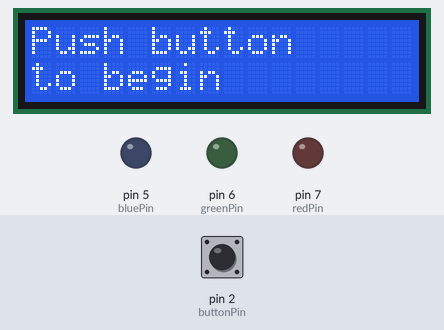
Recording of a sketch running on a simulated Arduino Uno, built with avr-gcc and run on an emulated ATmega328P. On the bench: 16×2 character LCD, output pins drawn as LEDs (lit = HIGH). The inputs (shaded band) are chosen by the test bench; at power-on: pin 2 (buttonPin) LOW. Random numbers use the default seed unless the sketch sets one.

Above: at 1.2 s.
1.3 s: pin 2 (buttonPin) pulled HIGH for 0.15 s
At 1.8 s:
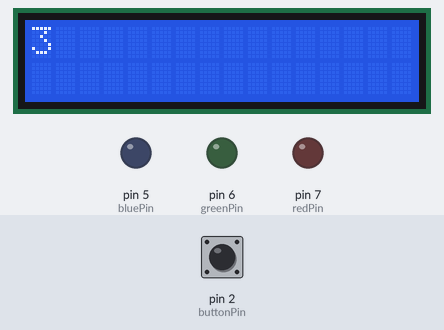
4.4 s: pin 2 (buttonPin) pulled HIGH for 1 s
At 5.9 s:
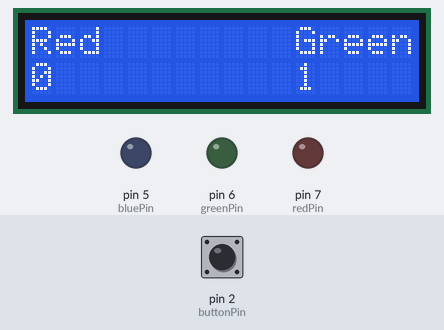
8.4 s: pin 2 (buttonPin) pulled HIGH for 3.2 s
At 11.8 s:
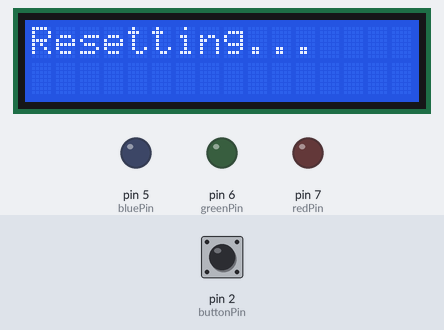
14.6 s: pin 2 (buttonPin) pulled HIGH for 0.15 s
At 16.2 s:
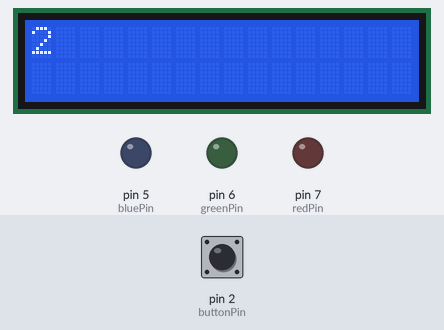
17.7 s: pin 2 (buttonPin) pulled HIGH for 1 s
At 21.2 s:
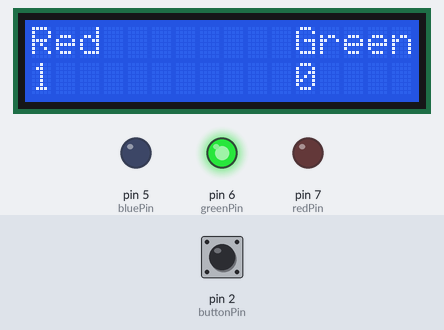
Timing chart, 0 to 22.6 s (numbered marks = the images above; inputs shaded):
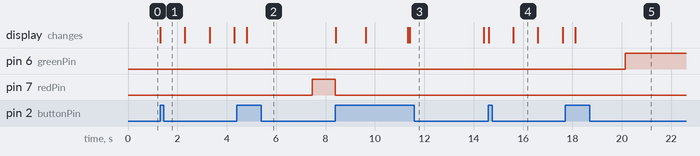

The sketch:

game.ino
```cpp
#include <LiquidCrystal.h>
LiquidCrystal lcd(13, 12, 11, 10, 9, 8);

// pins
const int resetPin = 3;
const int buttonPin = 2;
const int redPin = 7;
const int greenPin = 6;
const int bluePin = 5;

const int maxDifficulty = 5;
const int winningScore = 20;
const int resetTime = 3000;

int scores[2] = {0, 0};
int pointGiven = 0;
int hasStarted = 0;
int buttonState = 0;
int interval = 0;
int color = 1;

long startTime = 0;
long currentTime = 0;
long lastTime = 0;
long buttonDownTime = 0;

float difficulty = 1.0;

// Color arrays
int black[3]  = { 0, 0, 0 };
int white[3]  = { 100, 100, 100 };
int red[3]    = { 100, 0, 0 };
int green[3]  = { 0, 100, 0 };
int blue[3]   = { 0, 0, 100 };
int yellow[3] = { 40, 95, 0 };
int dimWhite[3] = { 30, 30, 30 };
// etc.

// Set initial color
int redVal = black[0];
int grnVal = black[1];
int bluVal = black[2];

int fadeDelay = 10;      // 10ms internal crossFade delay; increase for slower fades
int hold = 0;       // Optional hold when a color is complete, before the next crossFade
int DEBUG = 0;      // DEBUG counter; if set to 1, will write values back via serial
int loopCount = 60; // How often should DEBUG report?
int j = 0;          // Loop counter for repeat

// Initialize color variables
int prevR = redVal;
int prevG = grnVal;
int prevB = bluVal;


void setup() {
  Serial.begin(9600);
  pinMode(buttonPin, INPUT);
  pinMode(redPin, OUTPUT);
  pinMode(greenPin, OUTPUT);
  pinMode(bluePin, OUTPUT);
  lcd.begin(16, 2);
}

void loop() {
  buttonState = digitalRead(buttonPin);

  // see if button is long-pressed (we'll restart if so)
  if (buttonState == 1) {
    // this is original button press, set the down time
    if (!buttonDownTime) {
      buttonDownTime = millis();
    } else if (millis() - buttonDownTime > resetTime) {
      lcd.clear();
      lcd.setCursor(0, 0);
      lcd.print("Resetting...");
      delay(3000);
      buttonDownTime = 0;
      buttonState = 0;
      reset();
    }
  } else {
    buttonDownTime = 0;
  }

  // start the game
  if (buttonState == 1 && !hasStarted) {
    lcd.clear();
    // init new game variables
    hasStarted = 1;
    interval = getInterval();
    color = random(0, 2);
    startTime = millis();
    lastTime = 0;
    difficulty = 1.0;

    // turn off led
    analogWrite(redPin, 0);
    analogWrite(greenPin, 0);
    analogWrite(bluePin, 0);
  }

  // waiting for game to start, fade colours
  if (!hasStarted) {
    lcd.setCursor(0, 0);
    lcd.print("Push button");
    lcd.setCursor(0, 1);
    lcd.print("to begin");
    crossFade(red);
    crossFade(green);
    crossFade(blue);
    crossFade(yellow);
    return;
  }

  // if we get this far, it's game on!
  currentTime = millis();

  if (currentTime - startTime < 1000) {
    lcd.setCursor(0, 0);
    lcd.print('3');
    return;
  } else if (currentTime - startTime < 2000) {
    lcd.setCursor(0, 0);
    lcd.print('2');
    return;
  } else if (currentTime - startTime < 3000) {
    lcd.setCursor(0, 0);
    lcd.print('1');
    return;
  } else if (currentTime - startTime < 3500) {
    lcd.setCursor(0, 0);
    lcd.print("GO!");
    return;
  }

  if (currentTime > lastTime + interval) {
    getNewColor();
  }

  // button pressed, give point
  if (buttonState == 1 && !pointGiven) {

    // increase difficulty if needed
    if (difficulty < maxDifficulty) {
      difficulty *= 1.05;
    }

    // turn led off
    analogWrite(redPin, 0);
    analogWrite(greenPin, 0);
    analogWrite(bluePin, 0);

    scores[color]++;
    setScores();
    pointGiven = 1;
  }
}

void getNewColor() {
  pointGiven = 0;
  color = random(0, 2);
  interval = getInterval();
  lastTime = millis();

  if (color == 0) {
    analogWrite(redPin, 255);
    analogWrite(greenPin, 0);
    analogWrite(bluePin, 0);
  } else if (color == 1) {
    analogWrite(redPin, 0);
    analogWrite(greenPin, 255);
    analogWrite(bluePin, 0);
  } else {
    analogWrite(redPin, 0);
    analogWrite(greenPin, 0);
    analogWrite(bluePin, 255);
  }
}

void setScores() {
  if (scores[0] >= winningScore || scores[1] >= winningScore) {
    reset();
    return;
  }
  lcd.clear();
  lcd.print("Red        Green");
  lcd.setCursor(0, 1);
  lcd.print(scores[0]);
  lcd.print("          ");
  lcd.print(scores[1]);
  lcd.print("      ");
}

int getInterval() {
  int interval = random(1000, 3000) / difficulty;
  return interval;
}

void reset() {
  lcd.clear();
  if (scores[0] == winningScore) {
    lcd.print("Red wins!");
    delay(5000);
  } else if (scores[1] == winningScore) {
    lcd.print("Green wins!");
    delay(5000);
  }
  scores[0] = 0;
  scores[1] = 0;
  hasStarted = 0;
  lcd.clear();
}


// ---- FADING STUFF ---- //

int calculateStep(int prevValue, int endValue) {
  int step = endValue - prevValue; // What's the overall gap?
  if (step) {                      // If its non-zero,
    step = 1020 / step;            //   divide by 1020
  }
  return step;
}

int calculateVal(int step, int val, int i) {

  if ((step) && i % step == 0) { // If step is non-zero and its time to change a value,
    if (step > 0) {              //   increment the value if step is positive...
      val += 1;
    }
    else if (step < 0) {         //   ...or decrement it if step is negative
      val -= 1;
    }
  }
  // Defensive driving: make sure val stays in the range 0-255
  if (val > 255) {
    val = 255;
  }
  else if (val < 0) {
    val = 0;
  }
  return val;
}


void crossFade(int color[3]) {
  // Convert to 0-255
  int R = (color[0] * 255) / 100;
  int G = (color[1] * 255) / 100;
  int B = (color[2] * 255) / 100;

  int stepR = calculateStep(prevR, R);
  int stepG = calculateStep(prevG, G);
  int stepB = calculateStep(prevB, B);

  for (int i = 0; i <= 1020; i++) {
    if (digitalRead(buttonPin)) {
      return;
    }
    redVal = calculateVal(stepR, redVal, i);
    grnVal = calculateVal(stepG, grnVal, i);
    bluVal = calculateVal(stepB, bluVal, i);

    analogWrite(redPin, redVal);   // Write current values to LED pins
    analogWrite(greenPin, grnVal);
    analogWrite(bluePin, bluVal);

    delay(fadeDelay); // Pause for 'wait' milliseconds before resuming the loop
  }
  // Update current values for next loop
  prevR = redVal;
  prevG = grnVal;
  prevB = bluVal;
  //delay(fadeDelay); // Pause for optional 'wait' milliseconds before resuming the loop
}
```

Measured:
- after the input at 1.3 s, the display: changes at once (image 1)
- after the input at 4.4 s, the display: changes after 0.41 s (image 2)
- after the input at 8.4 s, the display: first changes at once (image 3 shows a later state)
- after the input at 14.6 s, the display: first changes at once (image 4 shows a later state)
- after the input at 17.7 s, the display: changes after 0.41 s (image 5)
- what the display in image 4 shows lasts 1.0 s, from 15.6 s to 16.6 s
